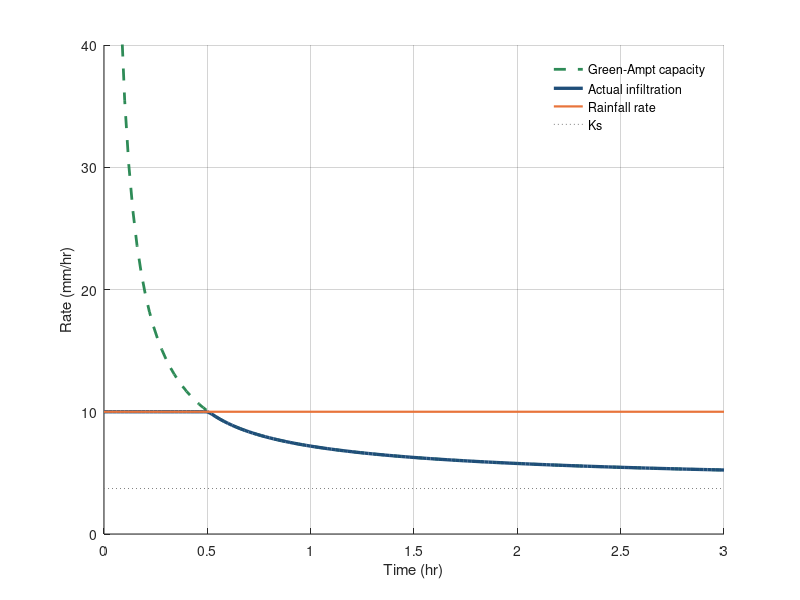

Write the MATLAB code that produced this figure.
% Green–Ampt infiltration under constant rainfall (silty clay)
% Chapter 7 draft; parameters from the chapter author (Figures_4_5_6_and_Table1_2026_10_02.xlsx, GreenAmpt sheet); explicit time stepping dt = 0.02 h as in the workbook
% Run: run green_ampt_infiltration.m -> figure_matlab.png (MATLAB or GNU Octave)
clear; close all;
% Silty clay, Campbell parameters (GreenAmpt sheet). Units: mm and hours.
phi = 0.492; theta_i = 0.37; Ks = 3.72; psi_f = 70; r = 10;
f0 = 30; fc = Ks; beta = 3;
dtheta = phi - theta_i; dt = 0.02; t = 0:dt:3;
I = zeros(size(t)); ipot = zeros(size(t)); iact = zeros(size(t));
for k = 1:numel(t)
  if I(k) > 0, ipot(k) = Ks * (1 + psi_f * dtheta / I(k)); else, ipot(k) = Inf; end
  iact(k) = min(r, ipot(k));
  if k < numel(t), I(k + 1) = I(k) + iact(k) * dt; end
end
horton = fc + (f0 - fc) * exp(-beta * t);

figure('Visible', 'off', 'Position', [100 100 750 480], 'Color', 'w'); hold on;
h1 = plot(t, min(ipot, 60), '--', 'Color', [0.18 0.545 0.341], 'LineWidth', 2);
h2 = plot(t, iact, '-', 'Color', [0.122 0.306 0.475], 'LineWidth', 2.4);
h3 = plot([0 3], [r r], '-', 'Color', [0.91 0.455 0.231], 'LineWidth', 1.6);
h4 = plot([0 3], [Ks Ks], ':', 'Color', [0.5 0.5 0.5]);
ylim([0 40]); xlim([0 3]); xlabel('Time (hr)'); ylabel('Rate (mm/hr)');
legend([h1 h2 h3 h4], {'Green-Ampt capacity', 'Actual infiltration', 'Rainfall rate', 'Ks'}, 'Location', 'northeast'); legend boxoff;
box off; grid on; set(gca, 'GridAlpha', 0.2);
print('-dpng', '-r150', 'figure_matlab.png');
